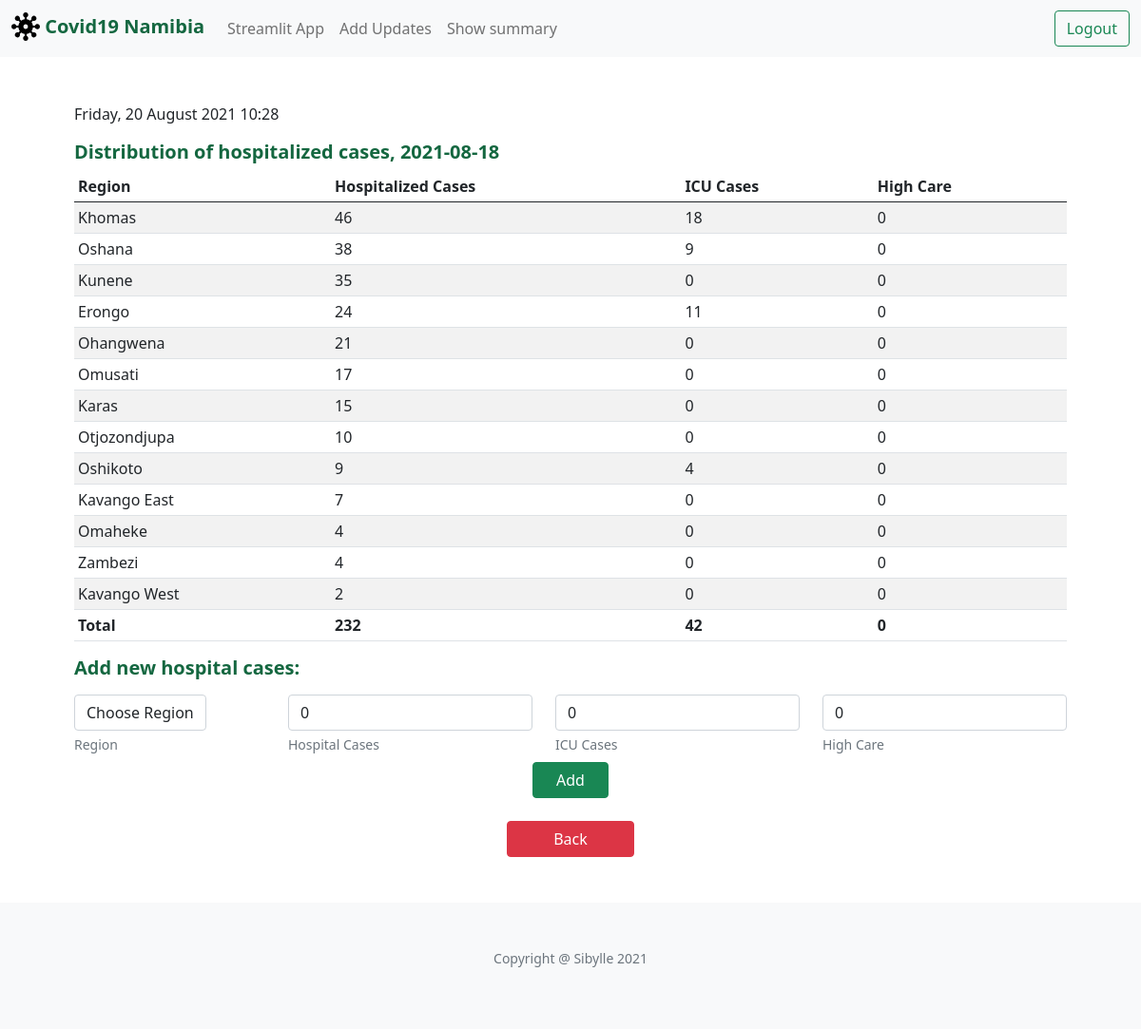
Page /add_hospitalization (signed in) on the committed database.
### tables this page shows
CREATE TABLE hospitalization(id INTEGER PRIMARY KEY, hospital_date TEXT NOT NULL, region TEXT NOT NULL, hospital_cases INTEGER, icu_cases INTEGER, update_date TEXT NOT NULL, high_care INTEGER);

### application.py (the view)
@app.route("/add_hospitalization", methods=["GET", "POST"])
@login_required
def add_hospitalization():
    now=datetime.now(timezone("Africa/Johannesburg"))
    date_now=now.date()
    row = db.execute("SELECT * FROM active_date")
    new_date_str=row[0]['active_date']
    new_date = datetime.strptime(new_date_str, '%Y-%m-%d').date()
    region_list=[]
    temp = db.execute("SELECT DISTINCT region FROM districts")
    for d in temp:
        region_list.append(d['region'])
    region_list.append("unknown")
    if request.method == "POST":
        if not request.form.get("region"):
            return apology("must provide region", 400)
        if not request.form.get("new_hospital_cases"):
            no_hospital_cases=0
        else:
            no_hospital_cases=int(request.form.get("new_hospital_cases"))
        if not request.form.get("new_icu_cases"):
            no_icu_cases=0
        else:
            no_icu_cases=int(request.form.get("new_icu_cases"))
        if not request.form.get("high_care"):
            no_high_care=0
        else:
            no_high_care=int(request.form.get("high_care"))
        region = request.form.get("region")
        check=db.execute("SELECT * FROM hospitalization WHERE hospital_date LIKE ? AND region LIKE ? ", new_date,region)
        if len(check)== 1:
            return render_template("update_hospitalization.html",new_date=new_date,check=check[0],now=now)
        db.execute("INSERT INTO hospitalization(hospital_date,region,hospital_cases,icu_cases,high_care,update_date) VALUES (?,?,?,?,?,?)", new_date,region,no_hospital_cases,no_icu_cases,no_high_care,date_now)
        rows = db.execute("SELECT * FROM hospitalization WHERE hospital_date LIKE ? ORDER BY hospital_cases DESC", new_date)
        return render_template("add_hospitalization.html",new_date=new_date,region_list=region_list,new_hospitalization=rows,now=now)
    else:
        rows = db.execute("SELECT * FROM hospitalization WHERE hospital_date LIKE ? ORDER BY hospital_cases DESC", new_date)
        return render_template("add_hospitalization.html",new_date=new_date,region_list=region_list,new_hospitalization=rows,now=now)

### application.py (called while the page is built)
def login_required(f):
    @wraps(f)
    def decorated_function(*args, **kwargs):
        if session.get("user_id") is None:
            return redirect("/login")
        return f(*args, **kwargs)
    return decorated_function

@app.after_request
def after_request(response):
    response.headers["Cache-Control"] = "no-cache, no-store, must-revalidate"
    response.headers["Expires"] = 0
    response.headers["Pragma"] = "no-cache"
    return response

### templates/add_hospitalization.html (shortened to what this page needs)
{% extends "layout.html" %}
{% block main %}
  <p>{{ now.strftime("%A, %d %B %Y %H:%M") }}</p>
  <h5>Distribution of hospitalized cases, {{ new_date }}</h5>
  <table class="table table-sm table-striped">
    <thead>
        <tr>
            <th scope="col">Region</th>
            <th scope="col">Hospitalized Cases</th>
            <th scope="col">ICU Cases</th>
            <th scope="col">High Care</th>
        </tr>
    </thead>
    <tbody>
        {% if new_hospitalization %}
        {% for row in new_hospitalization %}
        <tr>
            <td class="text-left">{{ row.region }}</td>
            <td class="text-left">{{ row.hospital_cases }}</td>
            <td class="text-left">{{ row.icu_cases }}</td>
            <td class="text-left">{{ row.high_care }}</td>
        </tr>
        {% endfor %}
        <tr>
            <td class="text-left" ><strong>Total</strong></td>
            <td class="text-left"> <strong>{{ new_hospitalization|sum("hospital_cases") }}</strong>
            <td class="text-left"> <strong>{{ new_hospitalization|sum("icu_cases") }}</strong>
            <td class="text-left"> <strong>{{ new_hospitalization|sum("high_care") }}</strong>
        </tr>
        {% endif %}
    </tbody>
  </table>
  <form action="/add_hospitalization" method="post">
        <h5 class="mb-3"> Add new hospital cases:</h5>
        <div class="row">
            <div class="col mb-2">
                <select class="form-control" name="region">
                <option disabled selected value="">Choose Region</option>
                </select>
                <div class="form-text">Region</div>
            </div>
            <div class="form-group col mb-2">
                <input autocomplete="off" autofocus class="form-control" name="new_hospital_cases" placeholder="0" value="0" type="number">
                <div class="form-text">Hospital Cases</div>
            </div>
            <div class="form-group col mb-2">
                <input autocomplete="off" autofocus class="form-control" name="new_icu_cases" placeholder="0" value="0" type="number">
                <div class="form-text">ICU Cases</div>
            </div>
            <div class="form-group col mb-2">
                <input autocomplete="off" autofocus class="form-control" name="high_care" placeholder="0" value="0" type="number">
                <div class="form-text">High Care</div>
            </div>
            <div class="col text-center">
                <button class="btn btn-success px-4" type="submit">Add</button>
            </div>
        </div>
  </form>
  <div class="text-center mt-4">
      <a class="btn btn btn-danger px-5" href="./" role="button">Back</a>
  </div>
{% endblock %}

### static/styles.css (style rules this page uses)
body { font-weight: 400; font-style: normal; font-size: 16px; opacity: 1; visibility: visible; }
h2,h5 { color: #146740; font-weight:600; }
.form-control { display: inline-block; width: auto; }

### rows in the picture
hospitalization: region "Khomas", hospital_cases "46", icu_cases "18", high_care "0"
hospitalization: region "Oshana", hospital_cases "38", icu_cases "9", high_care "0"
hospitalization: region "Kunene", hospital_cases "35", icu_cases "0", high_care "0"
hospitalization: region "Erongo", hospital_cases "24", icu_cases "11", high_care "0"
hospitalization: region "Ohangwena", hospital_cases "21", icu_cases "0", high_care "0"
hospitalization: region "Omusati", hospital_cases "17", icu_cases "0", high_care "0"
hospitalization: region "Karas", hospital_cases "15", icu_cases "0", high_care "0"
hospitalization: region "Otjozondjupa", hospital_cases "10", icu_cases "0", high_care "0"
hospitalization: region "Oshikoto", hospital_cases "9", icu_cases "4", high_care "0"
hospitalization: region "Kavango East", hospital_cases "7", icu_cases "0", high_care "0"
hospitalization: region "Omaheke", hospital_cases "4", icu_cases "0", high_care "0"
hospitalization: region "Zambezi", hospital_cases "4", icu_cases "0", high_care "0"
hospitalization: region "Kavango West", hospital_cases "2", icu_cases "0", high_care "0"

### other values in the picture
{{ now.strftime("%A, %d %B %Y %H:%M") }} "Friday, 20 August 2021 10:28"
{{ new_date }} "2021-08-18"
{{ new_hospitalization|sum("hospital_cases") }} "232"
{{ new_hospitalization|sum("icu_cases") }} "42"
{{ new_hospitalization|sum("high_care") }} "0"
